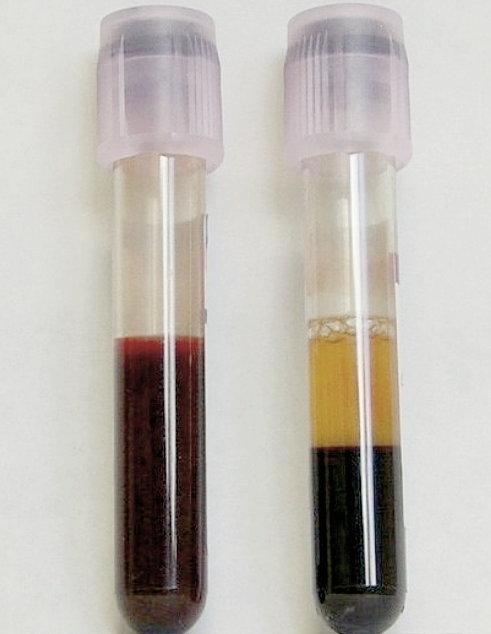
#> input picture Subjects/산업-컴퓨터비전-실제/Final-Project/sample1.PNG, 491 x 634 px
$ python final.py
#> lines starting #> are read from the running program, lines starting #| are printed output that depends on the picture; after the words box and inside, x2 and y2 are one past the last pixel; in counts of white or black regions, pixels touching at a corner belong together
import cv2
import numpy as np
import matplotlib.pyplot as plt

# Step1. 최초 이미지 로드 및 사이즈 변경
image = cv2.imread('./sample1.PNG',cv2.IMREAD_COLOR)
#> image is the input picture: shape (634, 491, 3); mean B, G, R 178.2, 184.5, 189.4
resized_img = cv2.resize(image, (300,450))
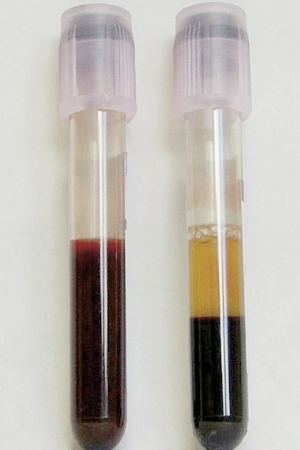
#> resized_img: shape (450, 300, 3); mean B, G, R 178, 184.4, 189.3

# Step2. 노이즈 제거를 위한 filtering
blur = cv2.bilateralFilter(resized_img, 0, 75, 75)
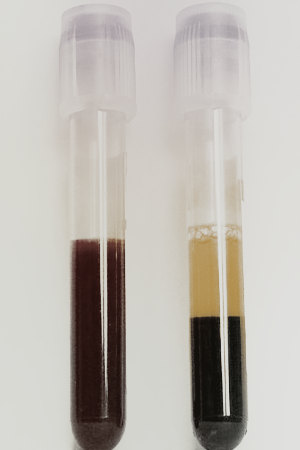
#> blur: shape (450, 300, 3); mean B, G, R 179.4, 185.5, 190.2

# Step3. HSV로의 변경
hsv_img = cv2.cvtColor(blur, cv2.COLOR_BGR2HSV)
#> hsv_img: shape (450, 300, 3); mean H, S, V 26.7, 22.7, 190.2

# Step4. 영역별 Mask 생성
area_1_low = (0,90,10)
area_1_high = (7,255,120)
area_1_mask = cv2.inRange(hsv_img, area_1_low, area_1_high)
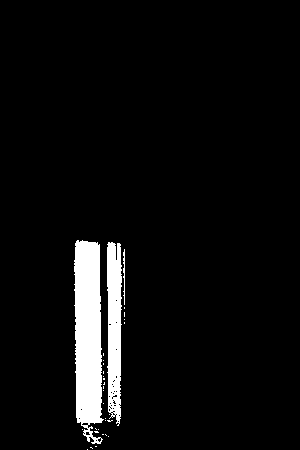
#> area_1_mask: shape (450, 300); 5.3% white; 31 white regions (28 under 20 px), largest, box (x1, y1, x2, y2) and area: (74, 240, 104, 444) 4782, (107, 242, 122, 426) 2259, (123, 249, 125, 305) 74
output1 = cv2.bitwise_and(hsv_img,hsv_img, mask=area_1_mask)
#> output1: shape (450, 300, 3); mean H, S, V 0.2, 7.3, 2.5

area_2_low = (10, 40, 0)
area_2_high = (70, 255, 60)
area_2_mask = cv2.inRange(hsv_img, area_2_low, area_2_high)
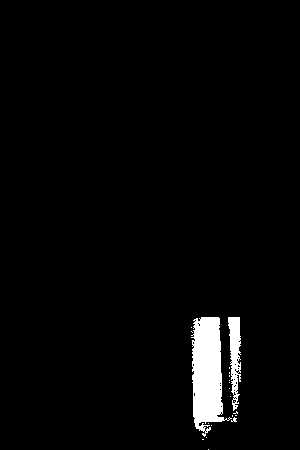
#> area_2_mask: shape (450, 300); 2.8% white; 20 white regions (18 under 20 px), largest, box (x1, y1, x2, y2) and area: (191, 317, 232, 437) 3045, (228, 317, 241, 411) 746
output2 = cv2.bitwise_and(hsv_img, hsv_img, mask=area_2_mask)
#> output2: shape (450, 300, 3); mean H, S, V 0.6, 2, 0.7

area_3_low = (15, 100, 160)
area_3_high = (20, 180, 190)
area_3_mask = cv2.inRange(hsv_img, area_3_low, area_3_high)
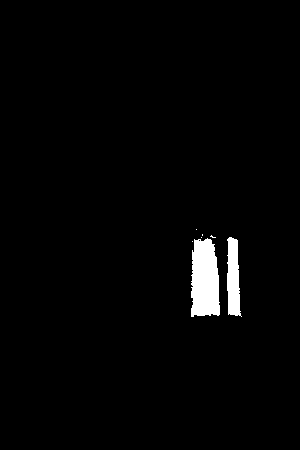
#> area_3_mask: shape (450, 300); 2.1% white; 7 white regions (5 under 20 px)
output3 = cv2.bitwise_and(hsv_img, hsv_img, mask=area_3_mask)
#> output3: shape (450, 300, 3); mean H, S, V 0.4, 2.7, 3.7

def draw_area(area_mask):
    #Step5. Thresh Hold 수행
    ret, thresh = cv2.threshold(area_mask, 10, 255, 0)
    cv2.imshow('thresh', thresh)

    #Step6. Find Contours
    contours, _ = cv2.findContours(thresh, cv2.RETR_EXTERNAL, cv2.CHAIN_APPROX_NONE)
#> contours = 20 contours, 18 with area under 20; largest, box (x1, y1, x2, y2) and area: (191, 317, 232, 437) 2874, (228, 317, 241, 411) 665
    # cv2.drawContours(resized_img, contours, -1, (0,255,0), 3)

    max_m = 0
    max_h = 0
    for i in range(len(contours)):
        x, y, w, h = cv2.boundingRect(contours[i])
        # cv2.rectangle(resized_img, (x, y), (x + w, y + h), (0, 0, 255), 2)

        if w > max_m:
            max_m = w
        if h > max_h:
            max_h = h
#> this loop made 20 passes
#> (x, y, w, h, max_m, max_h) on passes 1, 6, 19, 20: (208, 449, 1, 1, 1, 1), (231, 417, 6, 5, 6, 5), (228, 317, 13, 94, 13, 94), (191, 317, 41, 120, 41, 120)
#> (x, y, w, h, max_m) on pass 2: (202, 439, 2, 1, 2)
#> after the loop, max_h = 120; max_m = 41

    cv2.rectangle(resized_img, (x, y), (x + max_m, y + max_h), (0, 0, 255), 2)
    print('가로 : %d, 세로 : %d, 면적(mm^2) : %d' %(max_m, max_h, max_m * max_h))
#| 가로 : 41, 세로 : 120, 면적(mm^2) : 4920

draw_area(area_2_mask)
cv2.imshow('after', resized_img)
cv2.waitKey()
cv2.destroyAllWindows()
